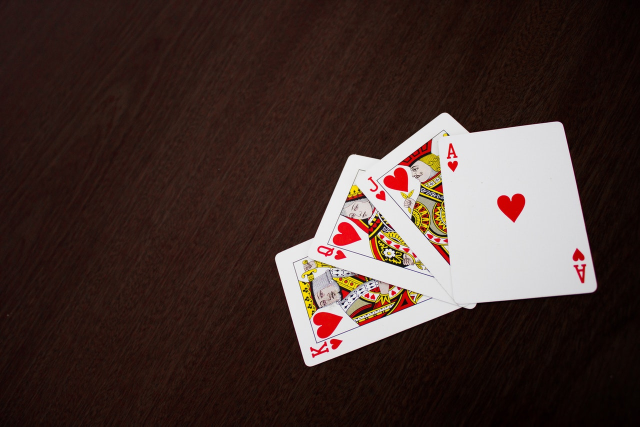
#> input picture resources/cards_01.jpg, 1280 x 853 px (shown at 1/2 size)
$ python prg_01.py
#> lines starting #> are read from the running program, lines starting #| are printed output that depends on the picture
# Warp Perspective
import os
import cv2
import numpy as np

curr_dir = os.path.dirname(os.path.abspath(__file__))
image_path = curr_dir + '/../resources/cards_01.jpg'
img = cv2.imread(image_path)
#> img is the input picture: shape (853, 1280, 3); mean B, G, R 46, 50.8, 69.1

# height, width = img.shape[0], img.shape[1]
width, height = 250, 350
print(width, height)
pts1 = np.float32([[875, 275], [1124, 241], [1197, 580], [910, 604]])  # coordinates are of corners of the card
pts2 = np.float32([[0, 0], [width, 0], [0, height], [width, height]])  # coordinates are of corners of the card

matrix = cv2.getPerspectiveTransform(pts1, pts2)
img_output = cv2.warpPerspective(img, matrix, (width, height))
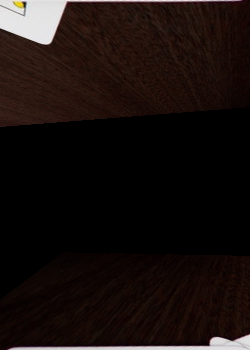
#> img_output: shape (350, 250, 3); mean B, G, R 13.7, 15.9, 24.3
cv2.imshow('Original Image', img)
cv2.waitKey(3000)
cv2.imshow('Original Image', img_output)
cv2.waitKey(3000)

$ run again, with resources/cards_02.jpg copied over resources/cards_01.jpg
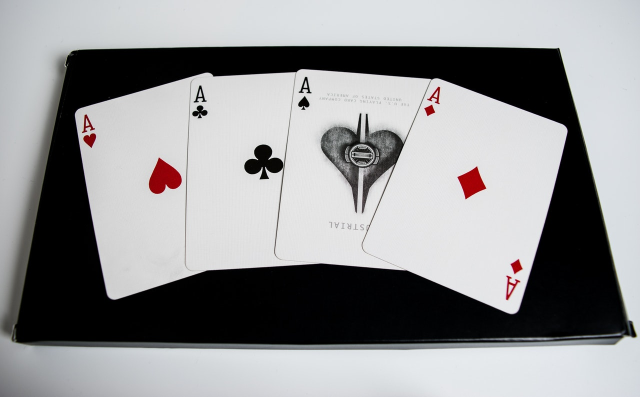
#> input picture resources/cards_02.jpg, 1280 x 794 px (shown at 1/2 size)
#> img is the input picture: shape (794, 1280, 3); mean B, G, R 148.3, 147, 146.7
#> `img_output = cv2.warpPerspective(img, matrix, (width, height))`:
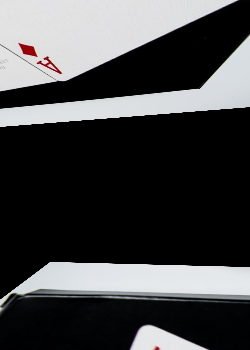
#> img_output: shape (350, 250, 3); mean B, G, R 70.7, 69.6, 69.2
